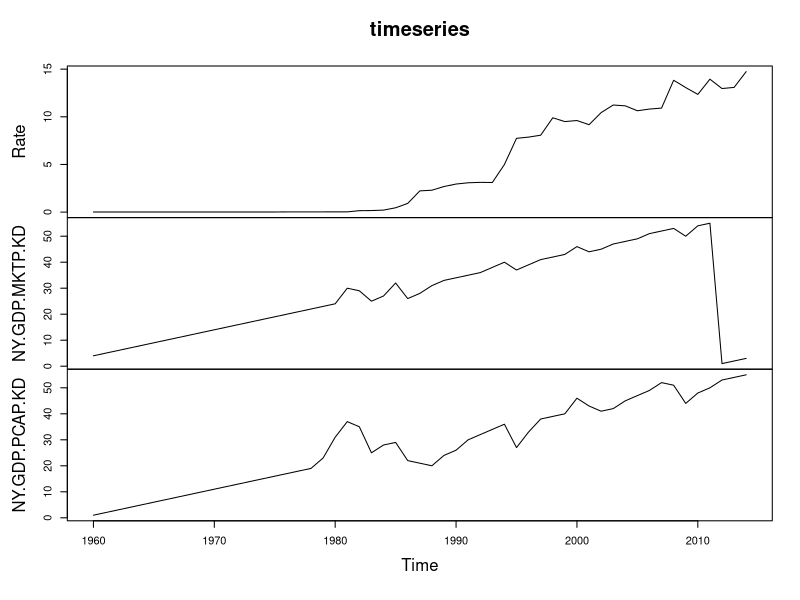
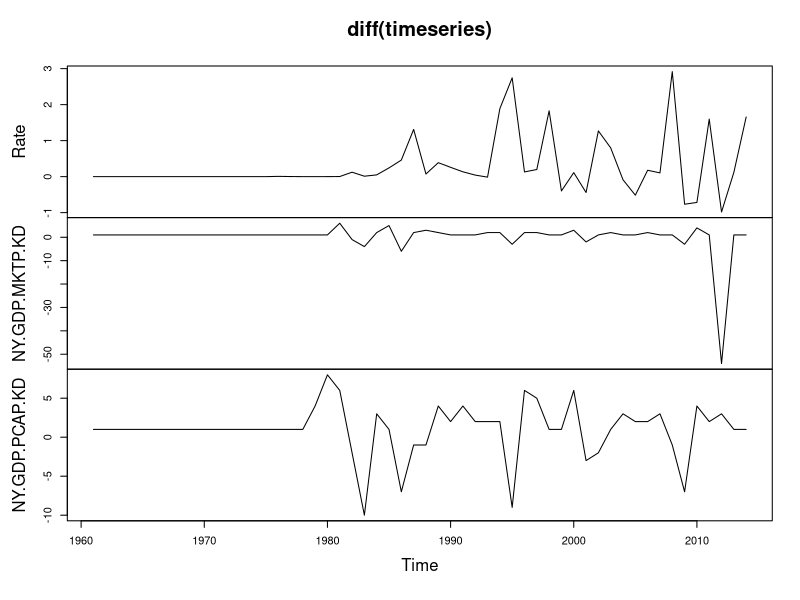

Generate these figures, in order, with R:
library(XML)
library(data.table)
library(xts)

# Banco de Mexico
usd_mxn <- read.csv("usdmxn.csv", stringsAsFactors = FALSE, strip.white=TRUE)
setDT(usd_mxn)
usd_mxn[, Date := as.Date(usd_mxn$Date, "%m/%d/%Y")]
summary(usd_mxn)

# NY.GDP.MKTP.KD	GDP (constant 2005 US$)
# NY.GDP.PCAP.KD	GDP per capita (constant 2005 US$)
gdp <- read.csv("mexico_data.csv", stringsAsFactors = FALSE, strip.white=TRUE)
setDT(gdp)
summary(gdp)

# Merge yearly data
usd_mxn[, Year := as.numeric(format(usd_mxn$Date,'%Y'))]
usd_mxn[, Year_Close_Date := max(Date) ,by = Year]
usd_mxn[Date == Year_Close_Date]

data <- merge(usd_mxn[Date == Year_Close_Date, .(Year, Date, Rate)], gdp[, .(Year, NY.GDP.MKTP.KD, NY.GDP.PCAP.KD)], by = "Year")
data <- data[Year < 2015]
timeseries <- ts(data[, 3:5, with = FALSE], start = min(data$Year))

plot(timeseries)
plot(diff(timeseries))
